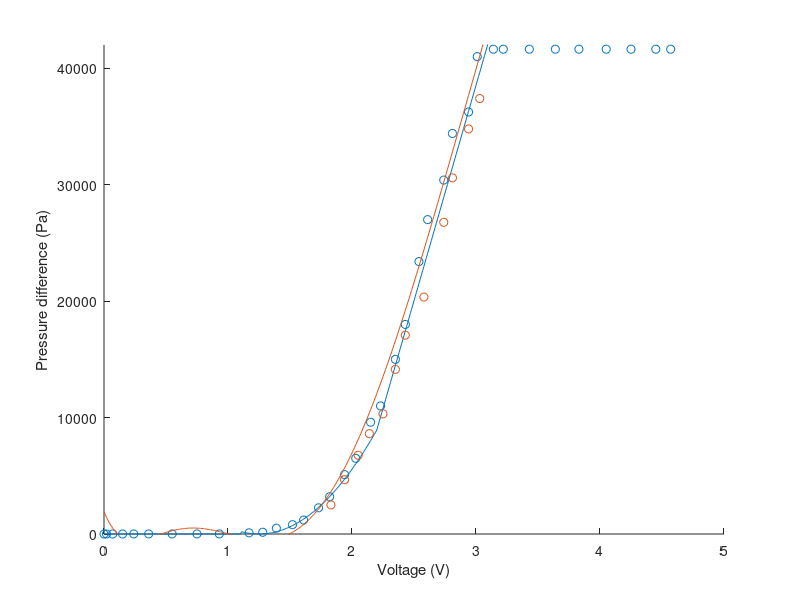

Source code (MATLAB):
close all; clear all;
Vin =   [0;
        0.02;
        0.07;
        0.15;
        0.24;
        0.36;
        0.55;
        0.75;
        0.93;
        1.17;
        1.28;
        1.39;
        1.52;
        1.61;
        1.73;
        1.82;
        1.94;
        2.03;
        2.15;
        2.23;
        2.35;
        2.43;
        2.54;
        2.61;
        2.74;
        2.81;
        2.94;
        3.01;
        3.14;
        3.22;
        3.43;
        3.64;
        3.83;
        4.05;
        4.25;
        4.45;
        4.57];
Pout =  [0; 
        0;
        3;
        4;
        6;
        6;
        7;
        7;
        7;
        100;
        150;
        500;
        800;
        1200;
        2250;
        3200;
        5100;
        6500;
        9600;
        11000;
        15000;
        18000;
        23400;
        27000;
        30400;
        34400;
        36250;
        41000;
        41640;
        41640;
        41640;
        41640;
        41640;
        41640;
        41640;
        41640;
        41640];
    
    Vinput = [0:0.01:3.3]';
    Pfit = zeros(length(Vinput),1);
    Pfit2 = zeros(length(Vinput),1);
    
    vExtra = [1.83;
              1.94;
              2.05;
              2.14;
              2.25;
              2.35;
              2.43;
              2.58;
              2.74;
              2.81;
              2.94;
              3.03];
          pextra = [2500;
                    4663;
                    6763;
                    8617;
                    10320;
                    14140;
                    17080;
                    20350;
                    26770;
                    30590;
                    34790;
                    37400];
                    
              
    
    
   for i = 1:length(Vinput)
    if Vinput(i) <= 1.1
       Pfit(i) = 0;
        j = i;
    elseif Vinput(i)<= 2.2
        Pfit(i) = 9900*(Vinput(i)-Vinput(j+15))^2;
        k = i;
    elseif Vinput(i)<= 5.0
        x = 37000;
        Pfit(i) = x*Vinput(i) - x*Vinput(k)+Pfit(k);
%         if Pfit(i) > 41640
%             Pfit(i) = 41640;
%         end
%     else
%         Pfit(i) = 41640;
    end
   end

   
V = [0:0.01:5];
V2 = V;
Vin1 = V;
       %% Robustness LAR
    
       p1 =    0.001971;
       p2 =     -0.0458;
       p3 =      0.4358;
       p4 =      -2.163;
       p5 =       5.875;
       p6 =      -8.336;
       p7 =       5.729;
       p8 =      -1.615;
       p9 =      0.1197;

for i = 1:length(V2)
  V2(i) = p1*V2(i)^8 + p2*V2(i)^7 + p3*V2(i)^6 + p4*V2(i)^5 + p5*V2(i)^4 + p6*V2(i)^3 + p7*V2(i)^2 + p8*V2(i) + p9;
  
end
   
   figure(1)
    hold on
    xlabel('Voltage (V)')
    ylabel('Pressure difference (Pa)')
    plot(Vinput, Pfit);
    scatter(Vin, Pout)
    scatter(vExtra, pextra);
    plot(Vin1, 80000*V2/5);
    ylim([0 42000])
    
    %legend('Fitted Curve','Measured PWM response', 'Recovered Pressure peaks', 'Location', 'Southeast')